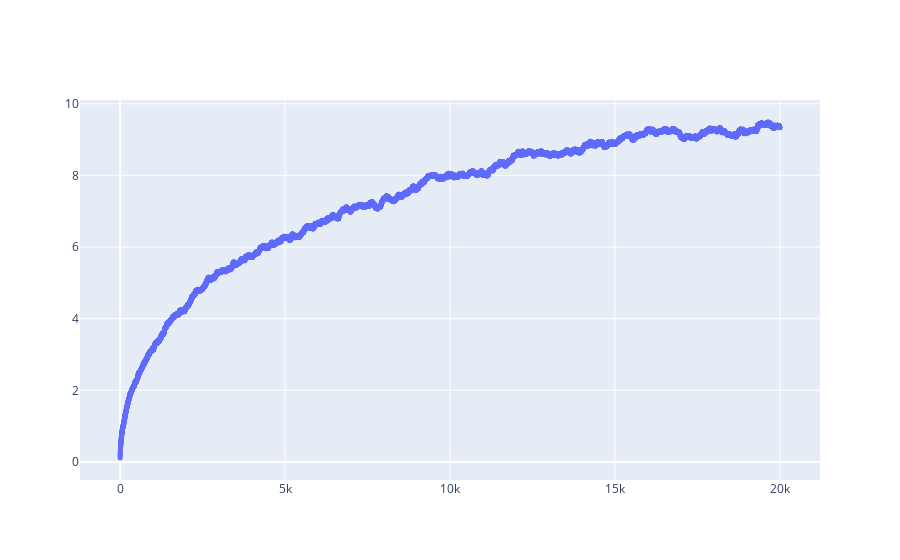

Source (notebook cell):
### Code cell
fig = go.Figure()
distances = sample_doc["info"]["sgld_distances"]
# fig.add_trace(go.Histogram(y=sample_doc["info"]["sgld_distances"]))
fig.add_trace(go.Scatter(
    x=list(range(len(distances))), 
    y=distances, 
    mode='markers', 
    marker=dict(size=5),
    name="l2_distance"
))

### Figure 1 — Plotly figure (JSON) as saved in the notebook; plotly's stock layout.template omitted (floating-point values rounded to 4 significant figures; data arrays with more than 128 entries replaced by an {"elided": "..."} marker saying what was removed)
{"data": [{"marker": {"size": 5}, "mode": "markers", "name": "l2_distance", "type": "scatter", "x": {"elided": "20000 int values"}, "y": {"elided": "20000 float values"}}], "layout": {}}
